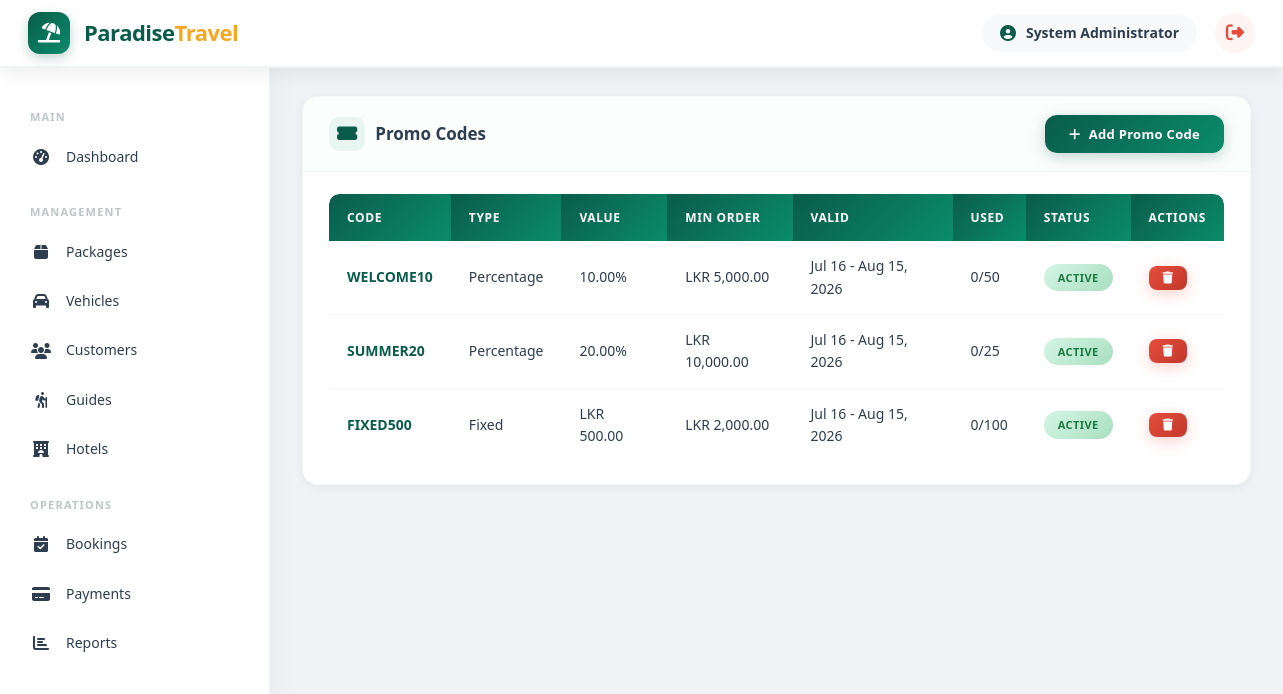
The page /traval-system/admin/promo_codes.php (signed in) on the database its author committed.
### tables this page shows
CREATE TABLE `promo_codes` (
  `id` int(11) NOT NULL,
  `code` varchar(50) NOT NULL,
  `discount_type` enum('percentage','fixed') DEFAULT 'percentage',
  `discount_value` decimal(10,2) NOT NULL,
  `min_order_amount` decimal(10,2) DEFAULT 0.00,
  `max_discount` decimal(10,2) DEFAULT NULL,
  `valid_from` date NOT NULL,
  `valid_to` date NOT NULL,
  `usage_limit` int(11) DEFAULT 1,
  `used_count` int(11) DEFAULT 0,
  `status` enum('active','inactive') DEFAULT 'active',
  `created_at` timestamp NOT NULL DEFAULT current_timestamp()
);

### traval-system/config/database.php (called while the page is built, shortened)
<?php
function formatCurrency($amount) {
    return 'LKR ' . number_format($amount, 2);
}
?>

### traval-system/admin/promo_codes.php (the view, shortened to what this page needs)
<?php
require_once '../config/database.php';
$promo_codes = $pdo->query("SELECT * FROM promo_codes ORDER BY created_at DESC")->fetchAll();
include '../includes/header.php';
?>
<div class="card">
    <div class="card-header">
        <h3><i class="fas fa-ticket-alt"></i> Promo Codes</h3>
        <button class="btn btn-primary" onclick="openAddModal()"><i class="fas fa-plus"></i> Add Promo Code</button>
    </div>
    <div class="card-body">
        <div class="table-responsive">
            <table class="data-table">
                <thead>
                    <tr><th>Code</th><th>Type</th><th>Value</th><th>Min Order</th><th>Valid</th><th>Used</th><th>Status</th><th>Actions</th></tr>
                </thead>
                <tbody>
                    <?php foreach ($promo_codes as $p): ?>
                    <tr>
                        <td><strong><?php echo htmlspecialchars($p['code']); ?></strong></td>
                        <td><?php echo ucfirst($p['discount_type']); ?></td>
                        <td><?php echo $p['discount_type'] == 'percentage' ? $p['discount_value'] . '%' : formatCurrency($p['discount_value']); ?></td>
                        <td><?php echo formatCurrency($p['min_order_amount']); ?></td>
                        <td><?php echo date('M d', strtotime($p['valid_from'])) . ' - ' . date('M d, Y', strtotime($p['valid_to'])); ?></td>
                        <td><?php echo $p['used_count'] . '/' . $p['usage_limit']; ?></td>
                        <td><span class="badge badge-<?php echo $p['status'] == 'active' ? 'success' : 'danger'; ?>"><?php echo ucfirst($p['status']); ?></span></td>
                        <td>
                            <a href="?delete=<?php echo $p['id']; ?>" class="btn btn-danger btn-sm" onclick="return confirm('Delete this promo code?')"><i class="fas fa-trash"></i></a>
                        </td>
                    </tr>
                    <?php endforeach; ?>
                </tbody>
            </table>
        </div>
    </div>
</div>
<?php include '../includes/footer.php'; ?>

### traval-system/config/assets/css/style.css (style rules this page uses)
:root { --primary: #0a5c4a; --primary-dark: #084b3c; --primary-light: #e8f5f0; --primary-gradient: linear-gradient(135deg, #0a5c4a, #0a8c6a); --secondary: #f5a623; --secondary-dark: #d4890a; --secondary-light: #fdebd0; --danger: #e74c3c; --success: #27ae60; --warning: #f39c12; --info: #3498db; --light: #f8f9fa; --dark: #2c3e50; --gray: #7f8c8d; --gray-light: #e2e8f0; --white: #ffffff; --body-bg: #f0f2f5; --shadow: 0 2px 10px rgba(0,0,0,0.06); --shadow-md: 0 4px 20px rgba(0,0,0,0.08); --shadow-lg: 0 8px 40px rgba(0,0,0,0.12); --shadow-xl: 0 15px 60px rgba(0,0,0,0.15); --radius: 10px; --radius-lg: 16px; --radius-xl: 24px; --transition: all 0.3s cubic-bezier(0.4, 0, 0.2, 1); --transition-slow: all 0.5s cubic-bezier(0.4, 0, 0.2, 1); --font-family: 'Segoe UI', 'Poppins', system-ui, -apple-system, sans-serif; }
* { margin: 0; padding: 0; box-sizing: border-box; }
body { font-family: var(--font-family); background: var(--body-bg); overflow-x: hidden; color: var(--dark); line-height: 1.6; }
a { text-decoration: none; color: inherit; }
.card { background: var(--white); border-radius: var(--radius-lg); box-shadow: var(--shadow); margin-bottom: 28px; overflow: hidden; border: 1px solid rgba(10, 92, 74, 0.04); transition: var(--transition); }
.card-header { padding: 18px 26px; border-bottom: 1px solid rgba(10, 92, 74, 0.06); display: flex; justify-content: space-between; align-items: center; flex-wrap: wrap; gap: 12px; background: rgba(232, 245, 240, 0.15); }
.card-header h3 { font-size: 17px; color: var(--dark); font-weight: 700; display: flex; align-items: center; gap: 10px; }
.card-header h3 i { color: var(--primary); font-size: 18px; background: var(--primary-light); padding: 8px; border-radius: 10px; }
.card-body { padding: 22px 26px; }
.table-responsive { overflow-x: auto; border-radius: var(--radius); }
.data-table { width: 100%; border-collapse: separate; border-spacing: 0; font-size: 14px; }
.data-table thead th { background: var(--primary-gradient); color: var(--white); padding: 14px 18px; text-align: left; font-weight: 600; font-size: 12px; text-transform: uppercase; letter-spacing: 0.6px; border: none; }
.data-table thead th:first-child { border-radius: 10px 0 0 0; }
.data-table thead th:last-child { border-radius: 0 10px 0 0; }
.data-table tbody td { padding: 14px 18px; border-bottom: 1px solid rgba(0, 0, 0, 0.04); vertical-align: middle; color: var(--dark); transition: var(--transition); }
.data-table tbody tr { transition: var(--transition); }
.data-table tbody tr:last-child td { border-bottom: none; }
.data-table tbody td strong { color: var(--primary); font-weight: 700; }
.badge { display: inline-block; padding: 5px 14px; border-radius: 30px; font-size: 11px; font-weight: 700; letter-spacing: 0.4px; text-transform: uppercase; transition: var(--transition); }
.badge-success { background: linear-gradient(135deg, #d4f5e6, #a9dfbf); color: #1a7a42; }
.btn { display: inline-flex; align-items: center; gap: 8px; padding: 10px 24px; border: none; border-radius: 12px; font-size: 13px; font-weight: 700; cursor: pointer; transition: var(--transition); text-decoration: none; letter-spacing: 0.3px; font-family: var(--font-family); }
.btn-primary { background: var(--primary-gradient); color: var(--white); box-shadow: 0 4px 15px rgba(10, 92, 74, 0.25); }
.btn-danger { background: linear-gradient(135deg, #e74c3c, #c0392b); color: var(--white); box-shadow: 0 4px 15px rgba(231, 76, 60, 0.25); }
.btn-sm { padding: 6px 14px; font-size: 12px; border-radius: 8px; }
.card { animation: fadeInUp 0.5s ease forwards; }
.card:nth-child(2) { animation-delay: 0.10s; }

### rows shown on the page
promo_codes: code "WELCOME10", discount_type "Percentage", discount_value "10.00", min_order_amount "LKR 5,000.00", valid_from "Jul 16", valid_to "Aug 15, 2026", used_count "0", usage_limit "50", status "ACTIVE"
promo_codes: code "SUMMER20", discount_type "Percentage", discount_value "20.00", min_order_amount "LKR 10,000.00", valid_from "Jul 16", valid_to "Aug 15, 2026", used_count "0", usage_limit "25", status "ACTIVE"
promo_codes: code "FIXED500", discount_type "Fixed", discount_value "LKR 500.00", min_order_amount "LKR 2,000.00", valid_from "Jul 16", valid_to "Aug 15, 2026", used_count "0", usage_limit "100", status "ACTIVE"

### other values the page prints
$_SESSION['user_name'] "System Administrator"
